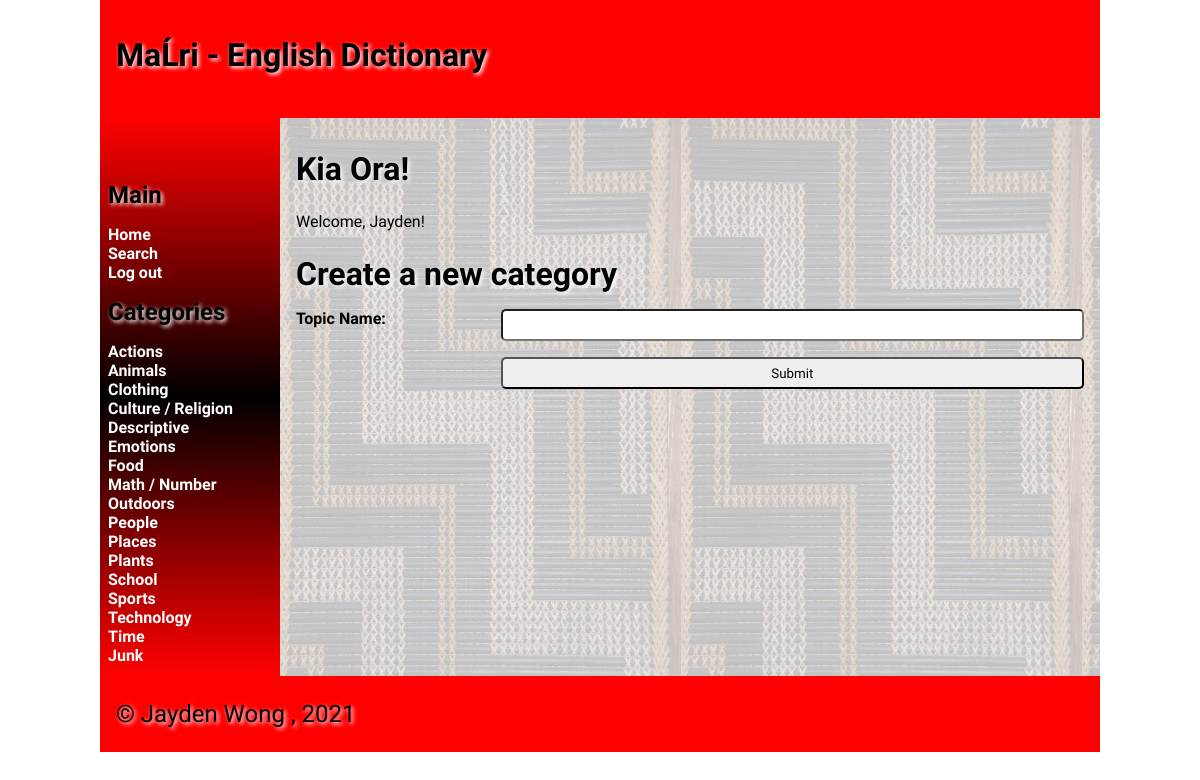
Page / (signed in) on the committed database.
### tables this page shows
CREATE TABLE "Categories"
(
	id integer
		constraint Categories_pk
			primary key autoincrement,
	topic varchar(20)
);

### app.py (the view, shortened to what this page needs)
@app.route('/', methods=['GET', 'POST'])
def render_homepage():
    return render_template('home.html', topics=topic_list(), logged_in=is_logged_in())

### app.py (called while the page is built)
def create_connection(db_file):
    try:
        connection = sqlite3.connect(db_file)
        return connection
    except Error as e:
        print(e)
    return None

def is_logged_in():
    if session.get("email") is None:
        return False
    else:
        return True

def topic_list():
    con = create_connection(db_file)
    query = "SELECT id, topic FROM Categories"
    cur = con.cursor()
    cur.execute(query)
    topic_list = cur.fetchall()
    con.close()
    return topic_list

### templates/home.html (shortened to what this page needs)
{% extends 'base.html' %}
{% block heading %}MaĹri - English Dictionary{% endblock %}
{% block main %}
   <h1>Kia Ora!</h1>
   {% if logged_in %}
    <p> Welcome, {{ session.firstname }}!</p>
    <h1>Create a new category</h1>
    <form class="topic_form" method="post">
        <div class="form-group">
            <div class="form-label"><label for="topic_name">Topic Name:</label></div>
            <div class="form-element"><input type="text" name="topic_name" id="topic_name" maxlength="20" required></div>
        </div>
        <div class="form-group">
            <div></div>
            <div class="form-element"><input type="submit"></div>
        </div>
    </form>
   {% else %}
       <p>Welcome to the Maori - English Dictionary!</p>
   {% endif %}
{% endblock %}

### templates/base.html (shortened to what this page needs)
<!doctype html>
<html lang="en">
<head>
	<link href="{{ url_for('static', filename='css/style.css') }}" rel="stylesheet">
</head>
<body>
	<div id="container">
		<header>
			<h1>{% block heading %}{% endblock %}</h1>
		</header>
		<nav>
			<ul>
                <li>
                    <h1>Main</h1>
                    <a href="/">Home</a>
                    <a href="/search">Search</a>
                    {% if logged_in %}
                        <a href="/logout">Log out</a>
                    {% else %}
                        <a href="/login">Log in</a>
                    {% endif %}
                    <h1> Categories </h1>
                    {% for Categories in topics %}
                        <a href="/{{Categories[0]}}"> {{ Categories[1] }}</a>
                    {% endfor %}
                </li>
			</ul>
		</nav>
		<main>
            {% block main%}{% endblock %}
        </main>
		<footer>
			<p>
				&copy; Jayden Wong , 2021
			</p>
		</footer>
	</div>
</body>
</html>

### static/css/style.css (style rules this page uses)
* { font-family: Comfortaa, sans-serif; margin: 0; padding: 0; box-sizing: border-box; }
#container { display: grid; grid-template-columns: 75px auto; grid-template-areas: 'nav header' 'main main' 'footer footer'; }
header { grid-area: header; background-color: #f00; padding: 1rem; }
nav { grid-area: nav; }
main { grid-area: main; padding: 1rem; background-color: #edd; }
h1, h2, h3, h4 { padding: 1rem 0; font-family: 'Suez One', serif; color: #000; text-shadow: 2px 2px 4px #fff; }
p { padding: 0.5rem 0; }
a { display: inline-block; color: #222; font-weight: bolder; display: flex; flex-direction:row; align-items: center; }
.form-group { display: grid; grid-template-columns: 1fr 3fr; grid-column-gap: 10px; height: 3rem; }
.form-label { font-weight: bolder; }
input { width: 100%; border-radius: 5px; height: 2rem; }
footer { grid-area: footer; padding: 1rem; background-color: #f00; }
footer p { color: #000; text-shadow: 2px 2px 4px #fff; font-size: 1.5rem; }
@media only screen and (min-width: 768px) { #container { grid-template-columns: 180px auto; grid-template-areas: 'header header' 'nav main' 'footer footer'; } }
@media only screen and (min-width: 768px) { nav { background: linear-gradient(180deg, rgba(255,0,0,1) 0%, rgba(0, 0, 0, 1) 50%, rgba(255,0,0,1) 100%); padding: 0.5rem; } }
@media only screen and (min-width: 768px) { nav ul { list-style: none; } }
@media only screen and (min-width: 768px) { nav li { padding: 0.2rem 0; } }
@media only screen and (min-width: 768px) { nav a { color: #fff; text-decoration: none; } }
@media only screen and (min-width: 768px) { main { background-image: url('/static/images/poutama.jpg'); } }
@media only screen and (min-width: 1000px) { #container { width: 1000px; margin: auto; } }

### rows in the picture
Categories: topic "Actions"
Categories: topic "Animals"
Categories: topic "Clothing"
Categories: topic "Culture / Religion"
Categories: topic "Descriptive"
Categories: topic "Emotions"
Categories: topic "Food"
Categories: topic "Math / Number"
Categories: topic "Outdoors"
Categories: topic "People"
Categories: topic "Places"
Categories: topic "Plants"
Categories: topic "School"
Categories: topic "Sports"
Categories: topic "Technology"
Categories: topic "Time"
Categories: topic "Junk"

### other values in the picture
{{ session.firstname }} "Jayden"
